Frame 1 (no input): blank canvas, image omitted
Frame 60 (the mouse pressed at the canvas centre just before this capture): blank canvas, image omitted
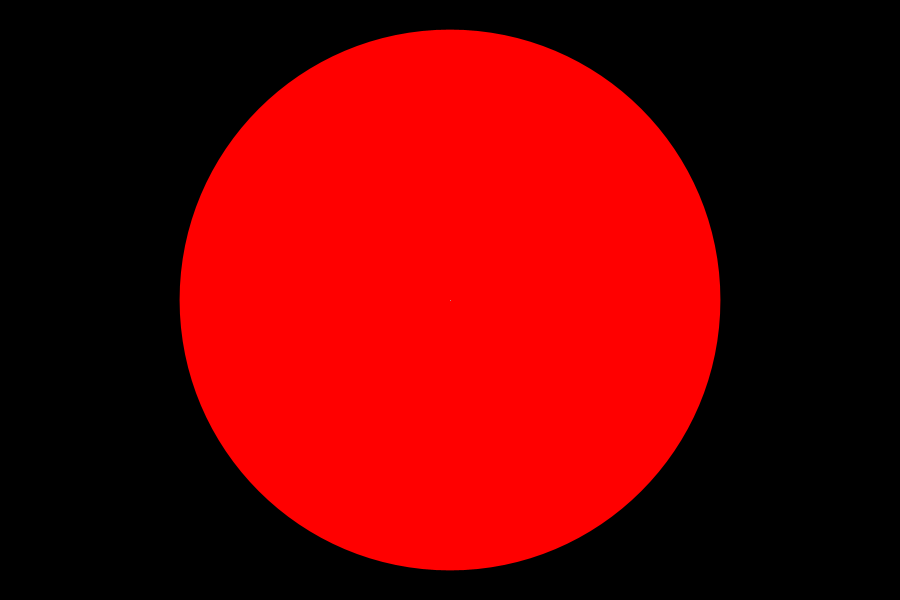
Frame 120 (the mouse held since frame 60 and released just before this capture)

The Processing sketch whose frames 1 and 60 were blank and that drew this single picture after the mouse press (run headless with seeded random() and noise(); from frame 60 on, the mouse is pressed at the canvas centre):

// Processing sketch: processing_12893
// ── processing_12893.pde

int startX, startY;
float length, radius, diameter;
float stretch = 0.5;
float colour;
color r=100, g=150, b=200, a=200;
 
void setup() {
  size(900, 600);
  frameRate(30);
  colorMode(HSB, width, 100, 100, 100);
  smooth();
}
 
void draw() {
  background(0);
  if(startX < width / 2) colour = startX + width / 2;
  else colour = startX - width / 2;
  g = color(colour,100,100);
  a = color(0,0,70);
  length=sqrt(sq(startX)+sq(startY));
  
  if(mousePressed) {
    if(radius != length) radius += length * ((length-radius) / length) * stretch;
    diameter = radius * 1;
    noStroke();
    fill(g);
    ellipse(mouseX, mouseY, diameter, diameter);
    ellipse(mouseX, mouseY, 5, 5);
    stroke(a);
    line(startX, startY, mouseX, mouseY);
    fill(a);
  }
}
 
void mousePressed(){
  startX = mouseX;
  startY = mouseY;
}
 
void mouseReleased(){
  length = 0;
  radius = 0;
}
